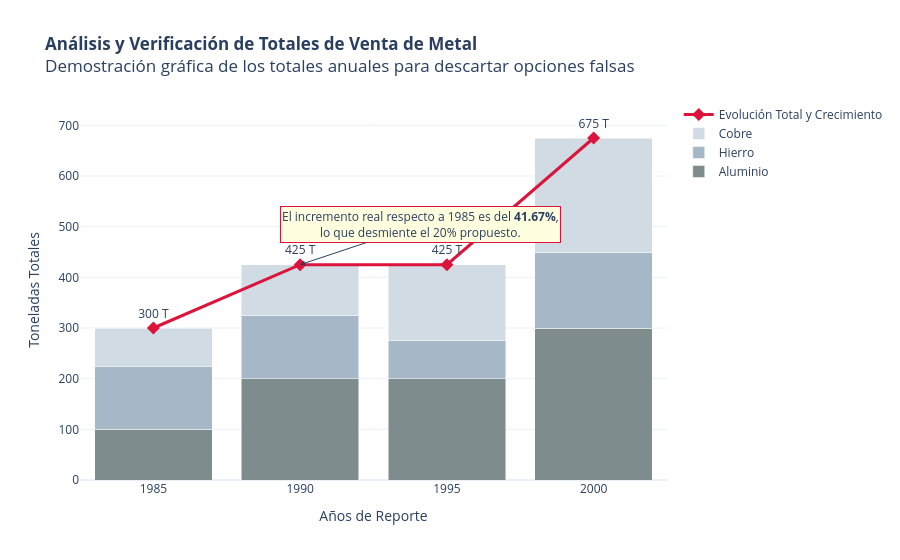

Notebook cell for this chart:
### Markdown cell above
## Representación del proceso de solución con Pandas y Plotly

El siguiente script en Python utiliza `pandas` para consolidar los totales anuales y calcular de forma interactiva los incrementos con `plotly`, demostrando numéricamente el error de la opción (c).

### Code cell
import pandas as pd
import plotly.graph_objects as go

# 1. Estructuración y cálculo con Pandas DataFrame
data = {
    'Año': [1985, 1990, 1995, 2000],
    'Aluminio': [100, 200, 200, 300],
    'Hierro': [125, 125, 75, 150],
    'Cobre': [75, 100, 150, 225]
}

df = pd.DataFrame(data)

# Calcular el total por año
df['Total_Metal'] = df['Aluminio'] + df['Hierro'] + df['Cobre']

# Calcular el incremento porcentual año tras año respecto al año inicial (1985)
total_1985 = df.loc[df['Año'] == 1985, 'Total_Metal'].values[0]
df['Incremento_vs_1985_(%)'] = ((df['Total_Metal'] - total_1985) / total_1985) * 100

print("Dataframe procesado analíticamente con Pandas:")
print(df)
print("-" * 50)

# 2. Creación de la gráfica interactiva de verificación con Plotly
fig = go.Figure()

# Barras apiladas para evidenciar los totales de cada año
fig.add_trace(go.Bar(x=df['Año'], y=df['Aluminio'], name='Aluminio', marker_color='#7f8c8d'))
fig.add_trace(go.Bar(x=df['Año'], y=df['Hierro'], name='Hierro', marker_color='#a6b8c7'))
fig.add_trace(go.Bar(x=df['Año'], y=df['Cobre'], name='Cobre', marker_color='#d1dbe4'))

# Línea superpuesta interactiva que muestra el incremento respecto a 1985
fig.add_trace(go.Scatter(
    x=df['Año'], 
    y=df['Total_Metal'], 
    mode='markers+lines+text',
    name='Evolución Total y Crecimiento',
    text=df['Total_Metal'].astype(str) + " T",
    textposition="top center",
    line=dict(color='crimson', width=3),
    marker=dict(size=10, symbol='diamond')
))

# Configuraciones de diseño interactivo
fig.update_layout(
    title='<b>Análisis y Verificación de Totales de Venta de Metal</b><br>Demostración gráfica de los totales anuales para descartar opciones falsas',
    xaxis=dict(title='Años de Reporte', tickmode='array', tickvals=[1985, 1990, 1995, 2000]),
    yaxis=dict(title='Toneladas Totales', range=[0, 750]),
    barmode='stack',
    template='plotly_white'
)

# Añadir una anotación específica sobre el año 1990 para refutar la opción (c)
fig.add_annotation(
    x=1990,
    y=425,
    text=f"El incremento real respecto a 1985 es del <b>{df.loc[df['Año']==1990, 'Incremento_vs_1985_(%)'].values[0]:.2f}%</b>,<br>lo que desmiente el 20% propuesto.",
    showarrow=True,
    arrowhead=2,
    ax=120,
    ay=-40,
    bgcolor="lightyellow",
    bordercolor="crimson",
    borderwidth=1
)

fig.show()
fig.write_image(r"C:\Users\marco\Downloads\verificacion_totales_metal.png", format='png', scale=2)

### Figure 1 — Plotly figure (JSON) as saved in the notebook; plotly's stock layout.template omitted (floating-point values rounded to 4 significant figures)
{"data": [{"marker": {"color": "#7f8c8d"}, "name": "Aluminio", "type": "bar", "x": [1985, 1990, 1995, 2000], "y": [100, 200, 200, 300]}, {"marker": {"color": "#a6b8c7"}, "name": "Hierro", "type": "bar", "x": [1985, 1990, 1995, 2000], "y": [125, 125, 75, 150]}, {"marker": {"color": "#d1dbe4"}, "name": "Cobre", "type": "bar", "x": [1985, 1990, 1995, 2000], "y": [75, 100, 150, 225]}, {"line": {"color": "crimson", "width": 3}, "marker": {"size": 10, "symbol": "diamond"}, "mode": "markers+lines+text", "name": "Evolución Total y Crecimiento", "text": ["300 T", "425 T", "425 T", "675 T"], "textposition": "top center", "type": "scatter", "x": [1985, 1990, 1995, 2000], "y": [300, 425, 425, 675]}], "layout": {"annotations": [{"arrowhead": 2, "ax": 120, "ay": -40, "bgcolor": "lightyellow", "bordercolor": "crimson", "borderwidth": 1, "showarrow": true, "text": "El incremento real respecto a 1985 es del <b>41.67%</b>,<br>lo que desmiente el 20% propuesto.", "x": 1990, "y": 425}], "barmode": "stack", "title": {"text": "<b>Análisis y Verificación de Totales de Venta de Metal</b><br>Demostración gráfica de los totales anuales para descartar opciones falsas"}, "xaxis": {"tickmode": "array", "tickvals": [1985, 1990, 1995, 2000], "title": {"text": "Años de Reporte"}}, "yaxis": {"range": [0, 750], "title": {"text": "Toneladas Totales"}}}}
